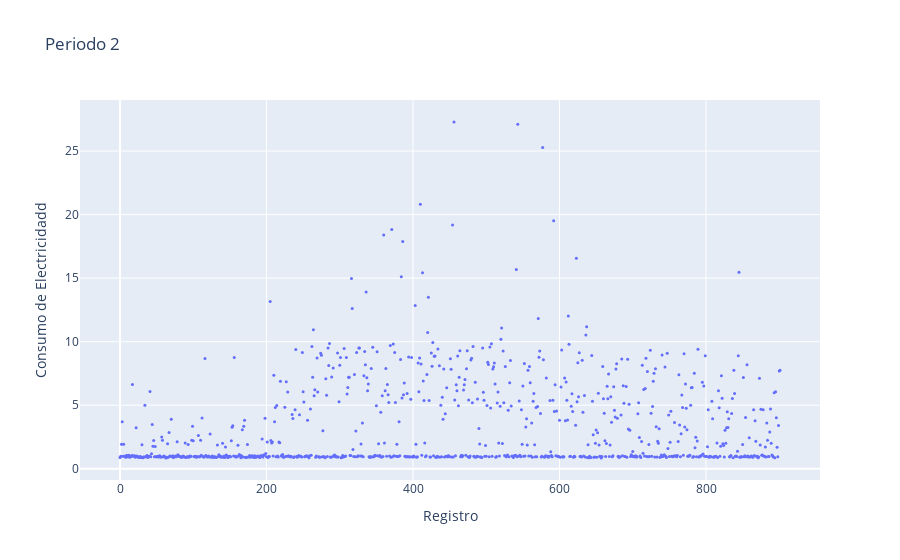

Notebook code cell kept with this figure:
### Markdown cell above
#### Periodo 2

### Code cell
# Crea la figura
fig = go.Figure()

# Añade el gráfico de dispersión
fig.add_trace(go.Scatter(
    x=[int(i) for i in range(consumo_periodo2.shape[0])], 
    y=consumo_periodo2, 
    mode='markers', 
    marker=dict(size=3),
    name='Consumo'
))

# Configura el diseño de la figura
fig.update_layout(
    title='Periodo 2',
    xaxis=dict(title='Registro'),
    yaxis=dict(title='Consumo de Electricidadd')
)

# Muestra la figura
fig.show()

### Figure 1 — Plotly figure (JSON) as saved in the notebook; plotly's stock layout.template omitted (floating-point values rounded to 4 significant figures; data arrays with more than 128 entries replaced by an {"elided": "..."} marker saying what was removed)
{"data": [{"marker": {"size": 3}, "mode": "markers", "name": "Consumo", "type": "scatter", "x": {"elided": "902 int values"}, "y": {"elided": "902 float values"}}], "layout": {"title": {"text": "Periodo 2"}, "xaxis": {"title": {"text": "Registro"}}, "yaxis": {"title": {"text": "Consumo de Electricidadd"}}}}
